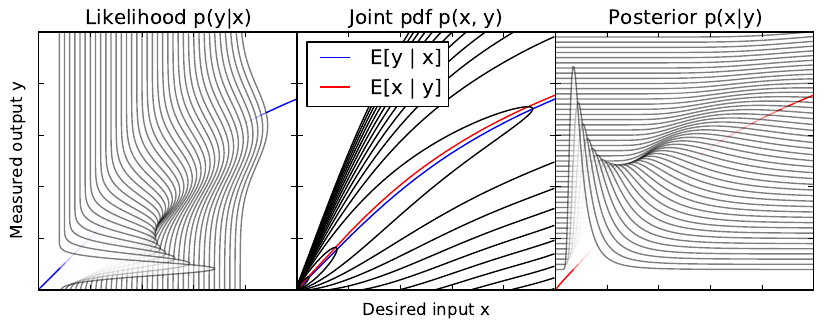

Here is the Python script that generated this plot:
#!/usr/bin/python
#
# An example of Bayesian inference in action.
#
# Suppose you have a known non-linear function y = f(x) relating two random
# variables x and y. The variable y has been measured but you really want
# to know the variable x.
#
# For every value of x you can write down the distribution of y - this is the
# likelihood function p(y|x). To simplify things we are assuming a Gaussian
# likelihood with a mean and variance that depends on x. This is illustrated in
# the left panel of the plot with a blue line highlighting the conditional
# mean E[y|x].
#
# We now build up the joint distribution p(x, y) as the product of p(y|x) and
# the prior distribution p(x) on the unknown variable x. We take as p(x) = 1 to
# indicate that we are quite ignorant about x's value before we observe y.
# This is how it should be if y is a high-quality measurement of x. The joint
# pdf is shown in the middle panel as a contour plot with logarithmically
# spaced contour levels, together with the two conditional means that come into
# play (more on that soon!). The likelihood function is obtained as vertical
# slices through the joint pdf, as the left panel shows.
#
# Now you want to go in the opposite direction: for a fixed value of y you want
# to determine the distribution of x, called the posterior p(x|y). This is
# related to the joint pdf by Bayes' theorem, one version of which states that
# p(x|y) = p(x, y) / p(y). The data distribution p(y) is merely a scaling
# factor in this example that does not affect the mean, variance or shape of
# the posterior pdf and can therefore be mostly ignored. The posterior pdf is
# obtained by literally slicing the joint pdf (which happens to be equal to the
# likelihood) in the opposite (horizontal) direction, as illustrated in the
# final right panel of the plot. The posterior mean E[x|y] is indicated by a
# red line in the middle and right panels. The resulting distributions are
# *not* Gaussian and the posterior mean E[x|y] is not the same as the
# likelihood mean E[y|x] (although both cases are close matches!).
#
# An important reason to use Bayesian inference is that it produces not only an
# good estimate of x via the posterior mean E[x|y] but also an estimate of the
# uncertainty of this estimate via the posterior variance var[x|y]. This
# variance depends both on the likelihood variance and the slope of the
# non-linear function in the region of the measured y value. As can be seen in
# the right panel, the posterior distribution quickly becomes very broad for
# large values of y because both the likelihood variance increases and the
# non-linear function slope decreases with increasing x.
#
# [As an aside, the posterior mean and variance were estimated from the peak
# region of the posterior pdf via Laplace approximation - but that's another
# story...]
#
# Ludwig Schwardt
# 2 April 2013
#

import numpy as np
import matplotlib.pyplot as plt
from matplotlib.patches import Polygon

# Known Gaussian likelihood function
y_mean_poly = np.array([-9.46057773e-07,   7.97357134e-05,  -2.33606477e-03,
                         1.35757717e-02,   9.81285305e-01,   7.55670064e-02])
y_std_poly = np.array([ -1.03983346e-06,   7.12224246e-05,  -1.58714348e-03,
                         5.10456409e-03,   3.18049306e-01,   1.86474919e-02])
# Laplace approximation to posterior pdf
x_mean_poly = np.array([  3.48713751e-13,  -5.47403988e-11,   3.79337347e-09,
                         -1.52725422e-07,   3.95653738e-06,  -6.90106364e-05,
                          8.24113654e-04,  -6.71723321e-03,   3.65721645e-02,
                         -1.25640610e-01,   2.50191385e-01,   6.66814979e-01,
                          5.22707935e-03])
x_std_poly = np.array([  2.08172854e-14,  -3.51865677e-12,   2.64235598e-10,
                        -1.16011048e-08,   3.29731026e-07,  -6.34011062e-06,
                         8.35950083e-05,  -7.46810111e-04,   4.34255165e-03,
                        -1.43962515e-02,   2.53788636e-02,   2.33516467e-01,
                         5.90923630e-03])

def joint_pdf(x, y):
    """Unnormalised pdf height of joint distribution p(x, y)."""
    mean_y, std_y = np.polyval(y_mean_poly, x), np.polyval(y_std_poly, x)
    return np.exp(-0.5 * ((y - mean_y) / std_y) ** 2) / std_y

def data_pdf_max(y):
    """Approximate maximum pdf height of marginal data distribution p(y)."""
    return 1.0 / np.polyval(x_std_poly, y)

# Create grid on which to evaluate pdfs
x_grid = np.arange(2.0, 20, 0.5)
y_grid = np.arange(2., 25., 0.5)
x_grid_fine = np.arange(0.01, 25, 0.1)
y_grid_fine = np.arange(0.01, 25., 0.1)
joint = np.zeros((len(x_grid_fine), len(y_grid_fine)))
for nx, x in enumerate(x_grid_fine):
    joint[nx, :] = joint_pdf(x, y_grid_fine)
y_mean_fine = np.polyval(y_mean_poly, x_grid_fine)
x_mean_fine = np.polyval(x_mean_poly, y_grid_fine)

fig = plt.figure(1, figsize=(10, 6))
fig.clf()

ax = fig.add_subplot(1, 3, 1)
for n, xg in enumerate(x_grid):
    xslice = joint_pdf(xg, y_grid_fine)
    ax.add_patch(Polygon(np.c_[xg + 10 * xslice, y_grid_fine],
                         fc='w', closed=False, zorder=-n, alpha=0.5))
ax.plot(x_grid_fine, y_mean_fine, '-b', zorder=-1000)
ax.autoscale_view()
ax.set_xticklabels([])
ax.set_yticklabels([])
ax.set_ylabel('Measured output y')
ax.set_title('Likelihood p(y|x)')
ax.axis('image')
ax.axis([0, 25, 0, 25])

ax = fig.add_subplot(1, 3, 2)
ax.contour(x_grid_fine, y_grid_fine, joint.T, 0.8 * np.logspace(-6, 1, 15),
           colors='k')
ax.plot(x_grid_fine, y_mean_fine, '-b', zorder=-1000, label='E[y | x]')
ax.plot(x_mean_fine, y_grid_fine, '-r', zorder=-1000, label='E[x | y]')
ax.autoscale_view()
ax.set_xticklabels([])
ax.set_yticklabels([])
ax.set_xlabel('Desired input x')
ax.set_title('Joint pdf p(x, y)')
ax.axis('image')
ax.axis([0, 25, 0, 25])
ax.legend(loc='upper left')

ax = fig.add_subplot(1, 3, 3)
for n, yg in enumerate(y_grid):
    yslice = joint_pdf(x_grid_fine, yg)
    # Let p(x|y) = p(x, y) / p(y) and scale height of slice to correct for p(y)
    yslice *= data_pdf_max(yg) / yslice.max()
    ax.add_patch(Polygon(np.c_[x_grid_fine, yg + 10 * yslice],
                         fc='w', closed=False, zorder=-n, alpha=0.5))
ax.plot(x_mean_fine, y_grid_fine, '-r', zorder=-1000)
ax.autoscale_view()
ax.set_xticklabels([])
ax.set_yticklabels([])
ax.set_title('Posterior p(x|y)')
ax.axis('image')
ax.axis([0, 25, 0, 25])

fig.subplots_adjust(wspace=0.0)
fig.savefig('bayes_in_action.pdf', bbox_inches='tight')

plt.show()
